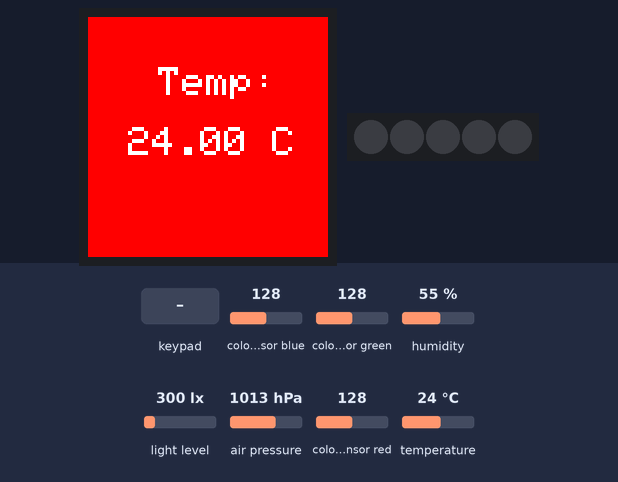
The sketch below on a simulated Arduino MKR. Shown: 240×240 colour display, 5 RGB LEDs in strip order, left to right. Inputs (shaded band) come from the test bench; at power-on: humidity 55 %, temperature 24 °C, colour sensor blue 128, colour sensor green 128, light level 300 lx, air pressure 1013 hPa, colour sensor red 128. WiFi joins after 1.5 s; servers stay silent unless stated.

Above: at 9.5 s.
9.6 s: keypad keys 1 2 3 4 pressed 0.4 s apart
At 11.9 s:
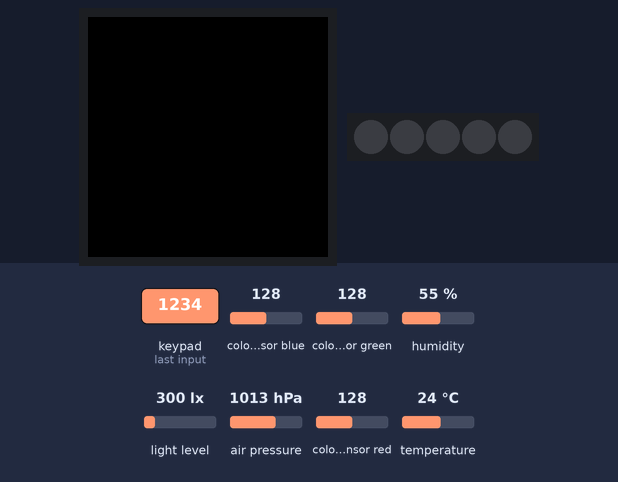
12.7 s: key '1' pressed
At 13.1 s:
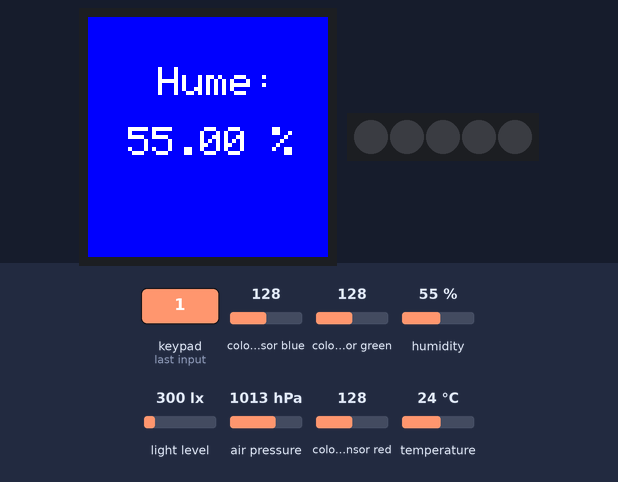
15.7 s: humidity set to 22 %
At 16.2 s:
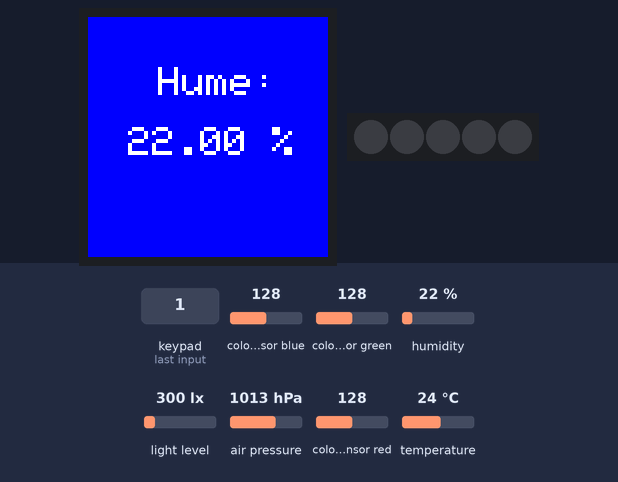
17.3 s: key '0' pressed
At 17.9 s:
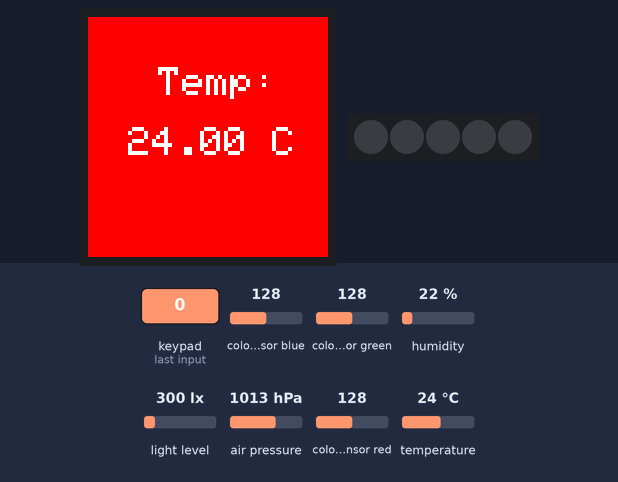
20.3 s: temperature set to 12 °C
At 20.9 s:
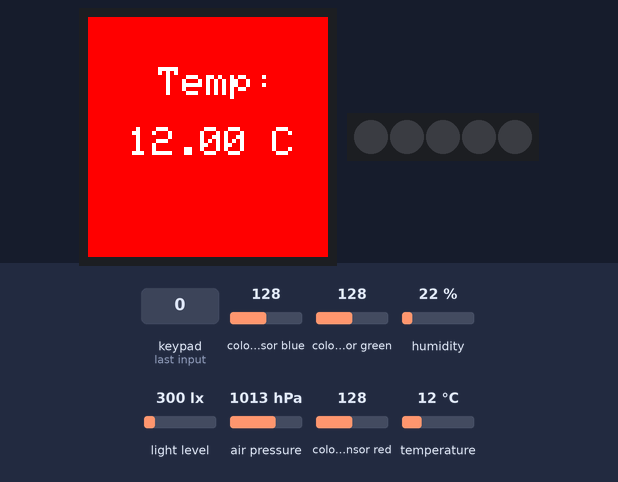
21.9 s: key '3' pressed
At 22.6 s:
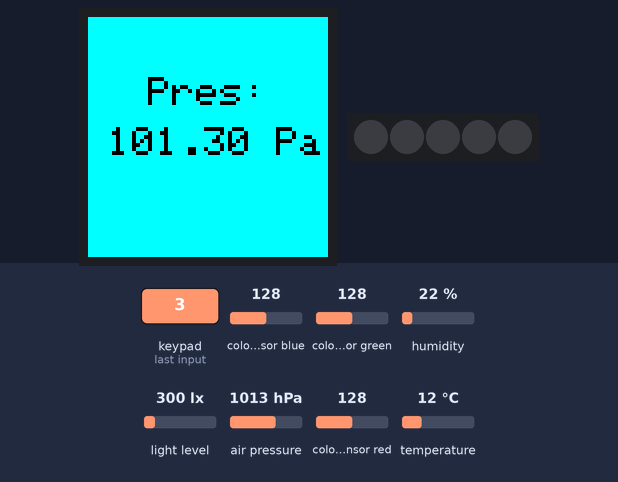
Timing chart, 0 to 24.9 s (numbered marks = the images above; inputs shaded):
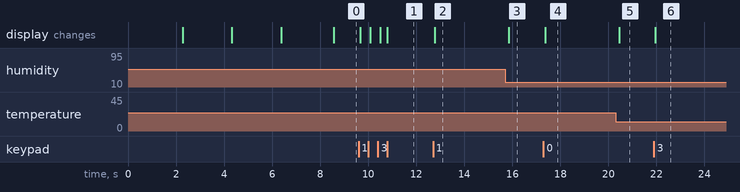

Measured:
- after the input at 9.6 s, the display: first changes after 0.06 s (image 1 shows a later state)
- after the input at 12.7 s, the display: changes after 0.06 s (image 2)
- after the input at 15.7 s, the display: changes after 0.15 s (image 3)
- after the input at 17.3 s, the display: changes after 0.06 s (image 4)
- after the input at 20.3 s, the display: changes after 0.15 s (image 5)
- after the input at 21.9 s, the display: changes after 0.06 s (image 6)

The sketch:

TIEMPO_jun20a.ino
```cpp
#include "arduino_secrets.h"
/*
  Sketch generated by the Arduino IoT Cloud Thing "Untitled"
  https://create.arduino.cc/cloud/things/151ec4be-5c5f-47b2-9225-e383f05732e5

  Arduino IoT Cloud Variables description

  The following variables are automatically generated and updated when changes are made to the Thing

  String weather_report;
  float humidity;
  float pressure;
  float temperature;
  int light;

  Variables which are marked as READ/WRITE in the Cloud Thing will also have functions
  which are called when their values are changed from the Dashboard.
  These functions are generated with the Thing and added at the end of this sketch.
*/

#include "thingProperties.h"
#include <Arduino_MKRIoTCarrier.h>
MKRIoTCarrier carrier;

int modeSelect = 0;
int previousMode = 0;
int refreshCount = 0;

void setup() {
  // Initialize serial and wait for port to open:
  Serial.begin(9600);
  //while (!Serial);

  // Defined in thingProperties.h
  initProperties();

  // Connect to Arduino IoT Cloud
  ArduinoCloud.begin(ArduinoIoTPreferredConnection);
  //Get Cloud Info/errors , 0 (only errors) up to 4
  setDebugMessageLevel(2);
  ArduinoCloud.printDebugInfo();

  //Wait to get cloud connection to init the carrier
  while (ArduinoCloud.connected() != 1) {
    ArduinoCloud.update();
    delay(500);
  }
  delay(500);
  CARRIER_CASE = true;
  carrier.begin();
  carrier.display.setRotation(0);
  carrier.display.fillScreen(ST77XX_BLACK);
  carrier.display.setTextColor(ST77XX_WHITE);
  carrier.display.setTextSize(3);

  carrier.display.setCursor(60, 80);
  carrier.display.print("Estacion");
  carrier.display.setCursor(60, 120);
  carrier.display.print("de tiempo");
  delay(2000);
  carrier.display.fillScreen(ST77XX_BLACK);
  carrier.display.setTextColor(ST77XX_WHITE);
  carrier.display.setTextSize(2);

  carrier.display.setCursor(70, 80);
  carrier.display.print("Conectado");
  carrier.display.setCursor(50, 110);
  carrier.display.print("a IoT Cloud");
  delay(2000);

  carrier.display.fillScreen(ST77XX_WHITE);
  carrier.display.setTextColor(ST77XX_GREEN);

  carrier.display.setTextSize(4);
  carrier.display.setCursor(60, 80);
  carrier.display.print("JULIO");
  carrier.display.setCursor(60, 120);
  carrier.display.print("ADRIAN");
  delay(2000);


}


void loop() {
  ArduinoCloud.update();
  carrier.Buttons.update();

  while(!carrier.Light.colorAvailable()) {
    delay(5);
  }
  int none;
  carrier.Light.readColor(none, none, none, light);

  temperature = carrier.Env.readTemperature();
  humidity = carrier.Env.readHumidity();
  pressure = carrier.Pressure.readPressure();

  if(carrier.Button0.onTouchDown()) {
    modeSelect = 0;
  }
  else if(carrier.Button1.onTouchDown()) {
    modeSelect = 1;
  }
  else if(carrier.Button2.onTouchDown()) {
    modeSelect = 2;
  }
  else if(carrier.Button3.onTouchDown()) {
    modeSelect = 3;
  }
  else if(carrier.Button4.onTouchDown()) {
    modeSelect = 4;
  }

  if(modeSelect != previousMode) {
    updateDisplay();
    previousMode = modeSelect;
    refreshCount = 0;
  }
  else if (refreshCount >= 50) {
    updateDisplay();
    refreshCount = 0;
  }

  if (humidity >= 60 && temperature >= 15) {
    weather_report = "Fuera hay mucha humedad";
  }
  else if (temperature >= 25 && light >= 700) {
    weather_report = "Esta soleado y hace mucho calor";
  }
  else if (light <= 100) {
    weather_report = "Es de noche fuera";
  }
  else if (temperature >= 15 && light >= 700) {
    weather_report = "Hace calorcito y el dia esta soleado";
  }
  else if (temperature <= 16 && light >= 700) {
    weather_report = "Un poquito de frio, pero esta soleado fuera";
  }
  else if (humidity >= 90 && temperature <= 15) {
    weather_report = "Hace un dia humedo y lluvioso";
  }
  refreshCount++;
}

void updateDisplay () {
    if (modeSelect == 0) {
    carrier.display.fillScreen(ST77XX_RED);
    carrier.display.setTextColor(ST77XX_WHITE);
    carrier.display.setTextSize(4);

    carrier.display.setCursor(70, 50);
    carrier.display.print("Temp:");
    carrier.display.setCursor(40, 110);
    carrier.display.print(temperature);
    carrier.display.print(" C");
  }
  else if (modeSelect == 1) {
    carrier.display.fillScreen(ST77XX_BLUE);
    carrier.display.setTextColor(ST77XX_WHITE);
    carrier.display.setTextSize(4);

    carrier.display.setCursor(70, 50);
    carrier.display.print("Hume:");
    carrier.display.setCursor(40, 110);
    carrier.display.print(humidity);
    carrier.display.print(" %");
  }
  else if (modeSelect == 2) {
    carrier.display.fillScreen(ST77XX_GREEN);
    carrier.display.setTextColor(ST77XX_BLACK);
    carrier.display.setTextSize(4);

    carrier.display.setCursor(60, 60);
    carrier.display.print("Luz:");
    carrier.display.setCursor(80, 120);
    carrier.display.print(light);
  }
  else if (modeSelect == 3) {
    carrier.display.fillScreen(ST77XX_CYAN);
    carrier.display.setTextColor(ST77XX_BLACK);
    carrier.display.setTextSize(4);

    carrier.display.setCursor(60, 60);
    carrier.display.print("Pres:");
    carrier.display.setCursor(20, 110);
    carrier.display.print(pressure);
    carrier.display.print(" Pa");
  }
  else {
    carrier.display.fillScreen(ST77XX_BLACK);
  }
}
```

arduino_secrets.h
```cpp
#define SECRET_SSID ""
#define SECRET_PASS ""
```

thingProperties.h
```cpp
// Code generated by Arduino IoT Cloud, DO NOT EDIT.

#include <ArduinoIoTCloud.h>
#include <Arduino_ConnectionHandler.h>

const char SSID[]     = SECRET_SSID;    // Network SSID (name)
const char PASS[]     = SECRET_PASS;    // Network password (use for WPA, or use as key for WEP)


String weather_report;
float humidity;
float pressure;
float temperature;
int light;

void initProperties(){

  ArduinoCloud.addProperty(weather_report, READ, ON_CHANGE, NULL);
  ArduinoCloud.addProperty(humidity, READ, 5 * SECONDS, NULL);
  ArduinoCloud.addProperty(pressure, READ, 5 * SECONDS, NULL);
  ArduinoCloud.addProperty(temperature, READ, 5 * SECONDS, NULL);
  ArduinoCloud.addProperty(light, READ, 5 * SECONDS, NULL);

}

WiFiConnectionHandler ArduinoIoTPreferredConnection(SSID, PASS);
```
